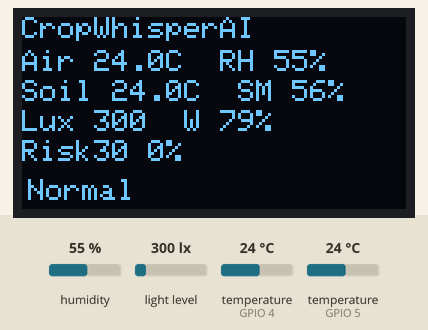
Bench run of a sketch on a simulated ESP32. On the bench: 128×64 one-colour display. The inputs (shaded band) are chosen by the test bench; at power-on: humidity 55 %, light level 300 lx, temperature (sensors on GPIO 4, GPIO 5) 24 °C (analog values on the 0–4095 scale). WiFi joins after 1.5 s; servers stay silent unless stated; the local clock reads 2024-03-15 10:24:30 at power-on unless the sketch sets it; what the sketch prints to the serial monitor is not drawn.

Above: at 2.5 s.

The sketch:

CropWhisper_EarlyWarning.ino
```cpp
/*
 * CropWhisperAI - ESP32 field firmware with on-device heat-stress early warning (30 min ahead)
 * ---------------------------------------------------------------------------------------------
 * Every 5 min:  read DHT22, DS18B20, capacitive soil probe, BH1750, water-level strip
 *               -> validate each reading and set a status flag (same codes as the dataset)
 *               -> carry forward the last valid value of any sensor that failed
 *               -> push to the 24-h ring buffer and evaluate the logistic model (cropwhisper_model.h)
 *               -> time the prediction with micros()
 *               -> update the OLED, print one CSV line on Serial, upload JSON to the cloud endpoint
 *
 * Board: "ESP32 Dev Module" (arduino-esp32 2.0.x)
 * Libraries: DHT sensor library, Adafruit Unified Sensor, OneWire, DallasTemperature, BH1750 (claws),
 *            Adafruit SSD1306, Adafruit GFX, Adafruit BusIO
 *
 * Serial CSV columns (115200 baud):
 *   timestamp,location_id,air_temp_c,humidity_pct,soil_temp_c,soil_moisture_pct,light_lux,water_level_pct,
 *   sensor_status,risk_30min,warning,inference_us
 */
#include <WiFi.h>
#include <HTTPClient.h>
#include <Wire.h>
#include <DHT.h>
#include <OneWire.h>
#include <DallasTemperature.h>
#include <BH1750.h>
#include <Adafruit_GFX.h>
#include <Adafruit_SSD1306.h>
#include <time.h>
#include "cropwhisper_model.h"

// ------------------------------------------------------------------ configuration
#define LOCATION_ID      "VENGAL_SITE_01"
#define WIFI_SSID        "your-ssid"
#define WIFI_PASS        "your-password"
#define CLOUD_URL        ""              // REST endpoint accepting JSON POST; leave "" to use ThingSpeak
#define THINGSPEAK_KEY   ""              // ThingSpeak write API key; leave "" to disable upload
#define TZ_OFFSET_S      19800           // IST (UTC+05:30)

#define PIN_DHT          4               // DHT22 data (single-wire)
#define PIN_ONEWIRE      5               // DS18B20 data (1-Wire, 4.7 kOhm pull-up)
#define PIN_SOIL_ADC     34              // capacitive soil probe (ADC1, input-only pin)
#define PIN_WATER_ADC    35              // water-level strip (ADC1, input-only pin)
#define PIN_SDA          21              // I2C: BH1750 + SSD1306
#define PIN_SCL          22

// two-point calibration of the analogue sensors (raw 12-bit ADC counts) - measure for your probes
#define SOIL_RAW_DRY     3000            // probe in dry air
#define SOIL_RAW_WET     1300            // probe in water
#define WATER_RAW_EMPTY  0
#define WATER_RAW_FULL   2600

#define BH1750_MTREG     32              // default 69 saturates near 54.6 klx; 32 extends the range for full sunlight
const uint32_t PERIOD_MS = 5UL * 60UL * 1000UL;

// ------------------------------------------------------------------ devices
DHT dht(PIN_DHT, DHT22);
OneWire ow(PIN_ONEWIRE);
DallasTemperature ds(&ow);
BH1750 lightMeter(0x23);
Adafruit_SSD1306 oled(128, 64, &Wire, -1);
bool oledOk = false, bhOk = false;

// last valid value of every sensor (carry-forward state)
float lastT = NAN, lastRH = NAN, lastTs = NAN, lastSM = NAN, lastLux = NAN, lastWL = NAN;
// v1.1 (revision): limit how long a carried-forward temperature may stand in for a failed sensor
#define CW_MAX_CARRY     3               // consecutive invalid readings (15 min) before warnings are suppressed
#define CW_WARMUP        13              // samples (65 min) needed before 60-min features are defined
static uint8_t badT = 0, badTs = 0;

static float mapClamp(int raw, int a, int b) {           // linear map a->0 %, b->100 %, clamped
  float v = 100.0f * (float)(raw - a) / (float)(b - a);
  return v < 0 ? 0 : (v > 100 ? 100 : v);
}

static bool timeNow(struct tm *ti) { return getLocalTime(ti, 50); }

static void connectWiFi(uint32_t timeoutMs) {
  if (WiFi.status() == WL_CONNECTED || strlen(WIFI_SSID) == 0) return;
  WiFi.mode(WIFI_STA);
  WiFi.begin(WIFI_SSID, WIFI_PASS);
  uint32_t t0 = millis();
  while (WiFi.status() != WL_CONNECTED && millis() - t0 < timeoutMs) delay(200);
}

// returns true if the record reached the cloud (or upload is disabled)
static bool upload(const char *ts, float t, float rh, float tsl, float sm, float lux, float wl,
                   const char *status, float p, bool warn) {
  if (strlen(CLOUD_URL) == 0 && strlen(THINGSPEAK_KEY) == 0) return true;
  connectWiFi(8000);
  if (WiFi.status() != WL_CONNECTED) return false;
  HTTPClient http;
  int code;
  if (strlen(CLOUD_URL) > 0) {
    char body[400];
    snprintf(body, sizeof body,
             "{\"timestamp\":\"%s\",\"location_id\":\"%s\",\"air_temperature\":%.1f,\"humidity\":%.1f,"
             "\"soil_temperature\":%.1f,\"soil_moisture\":%.1f,\"light\":%.0f,\"water_level\":%.1f,"
             "\"sensor_status\":\"%s\",\"risk_30min\":%.4f,\"warning\":%s}",
             ts, LOCATION_ID, t, rh, tsl, sm, lux, wl, status, p, warn ? "true" : "false");
    http.begin(CLOUD_URL);
    http.addHeader("Content-Type", "application/json");
    code = http.POST((uint8_t *)body, strlen(body));
  } else {
    char url[300];
    snprintf(url, sizeof url, "http://api.thingspeak.com/update?api_key=%s&field1=%.1f&field2=%.1f&field3=%.1f"
             "&field4=%.1f&field5=%.0f&field6=%.1f&field7=%.4f&field8=%d",
             THINGSPEAK_KEY, t, rh, tsl, sm, lux, wl, p, warn ? 1 : 0);
    http.begin(url);
    code = http.GET();
  }
  http.end();
  return code > 0 && code < 400;
}

static void showOled(float t, float rh, float tsl, float sm, float lux, float wl, float p, bool warn, const char *status) {
  if (!oledOk) return;
  oled.clearDisplay();
  oled.setTextColor(SSD1306_WHITE);
  oled.setTextSize(1);
  oled.setCursor(0, 0);  oled.print("CropWhisperAI");
  oled.setCursor(0, 11); oled.printf("Air %.1fC  RH %.0f%%", t, rh);
  oled.setCursor(0, 21); oled.printf("Soil %.1fC  SM %.0f%%", tsl, sm);
  oled.setCursor(0, 31); oled.printf("Lux %.0f  W %.0f%%", lux, wl);
  oled.setCursor(0, 41); oled.printf("Risk30 %.0f%%  %s", p * 100.0f, strcmp(status, "OK") ? "!" : "");
  if (warn) { oled.fillRect(0, 52, 128, 12, SSD1306_WHITE); oled.setTextColor(SSD1306_BLACK); }
  oled.setCursor(2, 54); oled.print(warn ? "HEAT WARNING <30 min" : "Normal");
  oled.display();
}

void setup() {
  Serial.begin(115200);
  Wire.begin(PIN_SDA, PIN_SCL);
  analogReadResolution(12);
  analogSetPinAttenuation(PIN_SOIL_ADC, ADC_11db);
  analogSetPinAttenuation(PIN_WATER_ADC, ADC_11db);
  dht.begin();
  ds.begin();
  bhOk = lightMeter.begin(BH1750::CONTINUOUS_HIGH_RES_MODE) && lightMeter.setMTreg(BH1750_MTREG);
  oledOk = oled.begin(SSD1306_SWITCHCAPVCC, 0x3C);
  connectWiFi(15000);
  configTime(TZ_OFFSET_S, 0, "pool.ntp.org", "time.google.com");
  Serial.println("timestamp,location_id,air_temp_c,humidity_pct,soil_temp_c,soil_moisture_pct,light_lux,"
                 "water_level_pct,sensor_status,risk_30min,warning,inference_us");
}

void loop() {
  static uint32_t last = 0;
  static bool first = true;
  if (!first && millis() - last < PERIOD_MS) { delay(50); return; }
  first = false;
  last = millis();

  // ---- read and validate; the first failing sensor sets the status flag
  const char *status = "OK";
  float t = dht.readTemperature(), rh = dht.readHumidity();
  if (isnan(t) || isnan(rh) || rh < 0 || rh > 100) { status = "DHT22_TIMEOUT"; t = lastT; rh = lastRH; if (badT < 255) badT++; }
  else { lastT = t; lastRH = rh; badT = 0; }

  ds.requestTemperatures();
  float tsl = ds.getTempCByIndex(0);
  if (tsl == DEVICE_DISCONNECTED_C || tsl < -10 || tsl > 85) { if (!strcmp(status, "OK")) status = "DS18B20_FAULT"; tsl = lastTs; if (badTs < 255) badTs++; }
  else { lastTs = tsl; badTs = 0; }

  int soilRaw = analogRead(PIN_SOIL_ADC);
  float sm = mapClamp(soilRaw, SOIL_RAW_DRY, SOIL_RAW_WET);
  if (soilRaw <= 0 || soilRaw >= 4095) { if (!strcmp(status, "OK")) status = "SOIL_PROBE_FAULT"; sm = lastSM; }
  else lastSM = sm;

  float lux = bhOk ? lightMeter.readLightLevel() : -1.0f;
  if (lux < 0) { if (!strcmp(status, "OK")) status = "BH1750_FAULT"; lux = lastLux; }
  else lastLux = lux;

  int wlRaw = analogRead(PIN_WATER_ADC);
  float wl = mapClamp(wlRaw, WATER_RAW_EMPTY, WATER_RAW_FULL);
  lastWL = wl;

  // ---- on-device prediction (same carry-forward inputs as the training pipeline)
  struct tm ti;
  bool haveTime = timeNow(&ti);
  float hour = haveTime ? ti.tm_hour + ti.tm_min / 60.0f : 12.0f;   // the deployed 8-feature model does not use hour
  cw_push(t, rh, tsl, lux);
  uint32_t t0 = micros();
  float margin = cw_margin(hour);
  uint32_t dtUs = micros() - t0;
  float p = 1.0f / (1.0f + expf(-margin));
  // v1.1: no warning during warm-up or while a temperature sensor has been carried forward for > 15 min;
  // a sustained fault is shown on the OLED (status flag) instead of being concealed by the carried value
  bool usable = (cw_n >= CW_WARMUP) && badT <= CW_MAX_CARRY && badTs <= CW_MAX_CARRY;
  bool warn = usable && !isnan(margin) && margin >= CW_ALARM_MARGIN;

  // ---- outputs
  char ts[24] = "1970-01-01T00:00:00";
  if (haveTime) strftime(ts, sizeof ts, "%Y-%m-%dT%H:%M:%S", &ti);
  showOled(t, rh, tsl, sm, lux, wl, p, warn, status);
  bool sent = upload(ts, t, rh, tsl, sm, lux, wl, status, p, warn);
  if (!sent && !strcmp(status, "OK")) status = "WIFI_RETRY";
  Serial.printf("%s,%s,%.1f,%.1f,%.1f,%.1f,%.0f,%.1f,%s,%.4f,%d,%lu\n",
                ts, LOCATION_ID, t, rh, tsl, sm, lux, wl, status, p, warn ? 1 : 0, (unsigned long)dtUs);
}
```

cropwhisper_model.h
```cpp
// Auto-generated by 03_tinyml_export.py - CropWhisperAI heat-stress early warning (30-min horizon)
// Streaming features + LightGBM model. No dynamic memory. Call cw_push() every 5 min, then cw_predict().
#pragma once
#include <math.h>
#include <string.h>
#define PI_F 3.14159265f
#define AIR_THR 35.0f
#define SOIL_THR 32.0f
#define CW_ALARM_MARGIN 4.173434213907999f  // logit threshold
#define CW_N_FEATURES 8
#define CW_BUF 288  // 24 h of 5-min samples
// channels: 0 Tair, 1 RH, 2 Tsoil, 3 Lux, 4 VPD(derived), 5 Tair-Tsoil(derived)
static float cw_buf[6][CW_BUF]; static int cw_n = 0, cw_head = -1;

static inline float cw_vpd(float t, float rh){ return 0.6108f*expf(17.27f*t/(t+237.3f))*(1.0f-rh/100.0f); }
static inline void cw_push(float tair, float rh, float tsoil, float lux){
  cw_head = (cw_head + 1) % CW_BUF; if (cw_n < CW_BUF) cw_n++;
  cw_buf[0][cw_head]=tair; cw_buf[1][cw_head]=rh; cw_buf[2][cw_head]=tsoil; cw_buf[3][cw_head]=lux;
  cw_buf[4][cw_head]=cw_vpd(tair,rh); cw_buf[5][cw_head]=tair-tsoil;
}
// value 'lag' samples ago (NAN if not yet available)
static inline float val(int ch, int lag){ if (lag >= cw_n) return NAN; return cw_buf[ch][(cw_head - lag + CW_BUF) % CW_BUF]; }
static inline float cur(int ch){ return val(ch,0); }
static inline float rmean(int ch, int w, int minp){ int m = w < cw_n ? w : cw_n; if (m < minp) return NAN; float s=0; for(int i=0;i<m;i++) s+=val(ch,i); return s/m; }
static inline float rstd(int ch, int w, int minp){ int m = w < cw_n ? w : cw_n; if (m < minp || m < 2) return NAN; float mu=rmean(ch,w,minp), s=0; for(int i=0;i<m;i++){ float e=val(ch,i)-mu; s+=e*e; } return sqrtf(s/(m-1)); }
static inline float rmax(int ch, int w, int minp){ int m = w < cw_n ? w : cw_n; if (m < minp) return NAN; float x=val(ch,0); for(int i=1;i<m;i++){ float v=val(ch,i); if(v>x) x=v; } return x; }
static inline float dm30_3h(void){ int m = 36 < cw_n ? 36 : cw_n; float s=0; for(int i=0;i<m;i++){ float e=val(0,i)-30.0f; if(e>0) s+=e; } return s*5.0f; }
static inline float lux_int_2h(void){ int m = 24 < cw_n ? 24 : cw_n; float s=0; for(int i=0;i<m;i++) s+=val(3,i); return s*5.0f*60.0f/1e6f; }

static inline void cw_features(float hour, float *f){
  f[0] = rmax(0,12,6);  // Tair_max60
  f[1] = rmean(0,12,6);  // Tair_mean60
  f[2] = dm30_3h();  // Tair_dm30_3h
  f[3] = val(0,0);  // Tair
  f[4] = rstd(4,12,6);  // VPD_std60
  f[5] = (val(1,0) - val(1,6));  // RH_d30
  f[6] = rmean(2,12,6);  // Tsoil_mean60
  f[7] = rstd(0,12,6);  // Tair_std60
}
// logistic regression with standardisation folded into the weights
static const float CW_W[CW_N_FEATURES] = {0.9929487624823311f, 1.0374527991261688f, 0.020228715931423034f, 1.601601914513138f, 34.64338825346925f, -0.706011039289664f, 1.7673474301365883f, 14.590178429124975f};
static const float CW_B = -194.1641369935239f;
// returns the logit (risk margin); alarm when >= CW_ALARM_MARGIN
static inline float cw_margin(float hour){
  float f[CW_N_FEATURES]; cw_features(hour, f);
  float r = CW_B;
  for (int i = 0; i < CW_N_FEATURES; i++) r += CW_W[i] * (isnan(f[i]) ? 0.0f : f[i]);
  return r;
}
static inline float cw_predict(float hour){ return 1.0f/(1.0f+expf(-cw_margin(hour))); }
```
